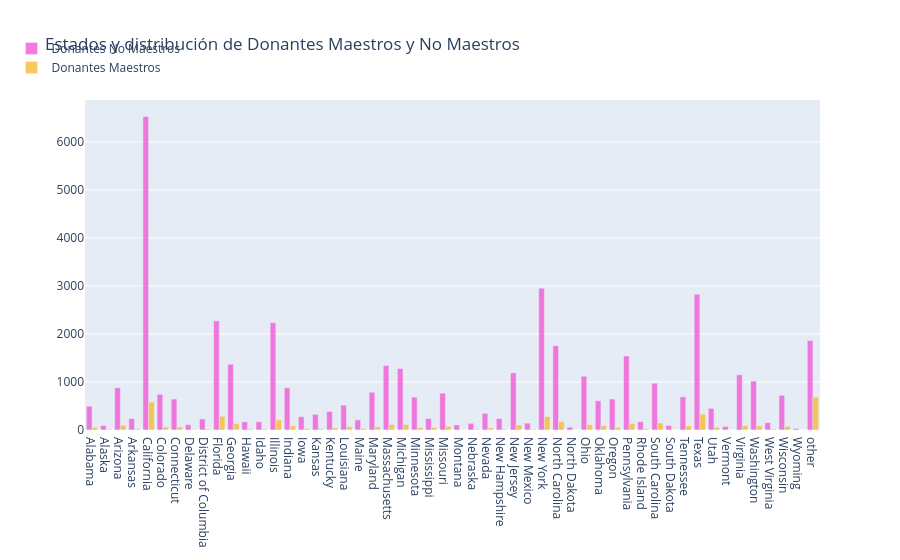

The notebook cell saved with this chart:
### Markdown cell above
> Aunque el mayor número de donantes proviene del estado de California, ubicado en la costa oeste, la región de la costa este de EE. UU. tiene una alta densidad de donantes en comparación con el oeste. Un número significativo de donantes también se encuentra en Hawái y Alaska.

## <a id="2.6">2.6 Número de donantes docentes y no docentes de cada estado</a>

### Code cell
# ¿Qué estado tiene el máximo de donantes maestros?
tempdf = donors_df.groupby(['Donor State', 'Donor Is Teacher']).agg({'Donor Is Teacher' : 'count' }).rename(columns={'Donor Is Teacher' : 'Teacher Donor Counts'}).reset_index()

no_df = tempdf[tempdf['Donor Is Teacher']=='No']
no_x = no_df['Donor State']
no_y = no_df['Teacher Donor Counts']
yes_df = tempdf[tempdf['Donor Is Teacher']=='Yes']
yes_x = yes_df['Donor State']
yes_y = yes_df['Teacher Donor Counts']

trace1 = go.Bar(
    x=no_x,
    y=no_y,
    name='Donantes No Maestros',
    marker=dict(color='#f259d6'),
    opacity=0.8
)
trace2 = go.Bar(
    x=yes_x,
    y=yes_y,
    name='Donantes Maestros',
    marker=dict(color='#f7bb31'),
    opacity=0.8
)

data = [trace1, trace2]
layout = go.Layout(
    barmode='group',
    legend=dict(dict(x=-.1, y=1.2)),
    margin=dict(b=120),
    title = 'Estados y distribución de Donantes Maestros y No Maestros',
)

fig = go.Figure(data=data, layout=layout)
iplot(fig, filename='grouped-bar')

### Figure 1 — Plotly figure (JSON) as saved in the notebook; plotly's stock layout.template omitted (floating-point values rounded to 4 significant figures)
{"data": [{"marker": {"color": "#f259d6"}, "name": "Donantes No Maestros", "opacity": 0.8, "type": "bar", "x": ["Alabama", "Alaska", "Arizona", "Arkansas", "California", "Colorado", "Connecticut", "Delaware", "District of Columbia", "Florida", "Georgia", "Hawaii", "Idaho", "Illinois", "Indiana", "Iowa", "Kansas", "Kentucky", "Louisiana", "Maine", "Maryland", "Massachusetts", "Michigan", "Minnesota", "Mississippi", "Missouri", "Montana", "Nebraska", "Nevada", "New Hampshire", "New Jersey", "New Mexico", "New York", "North Carolina", "North Dakota", "Ohio", "Oklahoma", "Oregon", "Pennsylvania", "Rhode Island", "South Carolina", "South Dakota", "Tennessee", "Texas", "Utah", "Vermont", "Virginia", "Washington", "West Virginia", "Wisconsin", "Wyoming", "other"], "y": [497, 93, 879, 237, 6532, 745, 645, 110, 230, 2274, 1371, 171, 172, 2236, 878, 278, 326, 386, 517, 210, 786, 1344, 1280, 684, 237, 768, 105, 139, 347, 238, 1190, 143, 2956, 1758, 59, 1121, 609, 646, 1542, 174, 974, 93, 690, 2829, 451, 74, 1151, 1019, 152, 723, 31, 1864]}, {"marker": {"color": "#f7bb31"}, "name": "Donantes Maestros", "opacity": 0.8, "type": "bar", "x": ["Alabama", "Alaska", "Arizona", "Arkansas", "California", "Colorado", "Connecticut", "Delaware", "District of Columbia", "Florida", "Georgia", "Hawaii", "Idaho", "Illinois", "Indiana", "Iowa", "Kansas", "Kentucky", "Louisiana", "Maine", "Maryland", "Massachusetts", "Michigan", "Minnesota", "Mississippi", "Missouri", "Montana", "Nebraska", "Nevada", "New Hampshire", "New Jersey", "New Mexico", "New York", "North Carolina", "North Dakota", "Ohio", "Oklahoma", "Oregon", "Pennsylvania", "Rhode Island", "South Carolina", "South Dakota", "Tennessee", "Texas", "Utah", "Vermont", "Virginia", "Washington", "West Virginia", "Wisconsin", "Wyoming", "other"], "y": [54, 11, 99, 26, 583, 61, 62, 14, 21, 286, 133, 23, 20, 209, 87, 28, 27, 44, 67, 32, 66, 114, 114, 52, 54, 75, 8, 15, 44, 18, 103, 14, 279, 175, 4, 112, 92, 54, 138, 28, 145, 7, 83, 332, 56, 3, 95, 89, 18, 75, 4, 683]}], "layout": {"barmode": "group", "legend": {"x": -0.1, "y": 1.2}, "margin": {"b": 120}, "title": {"text": "Estados y distribución de Donantes Maestros y No Maestros"}}}
